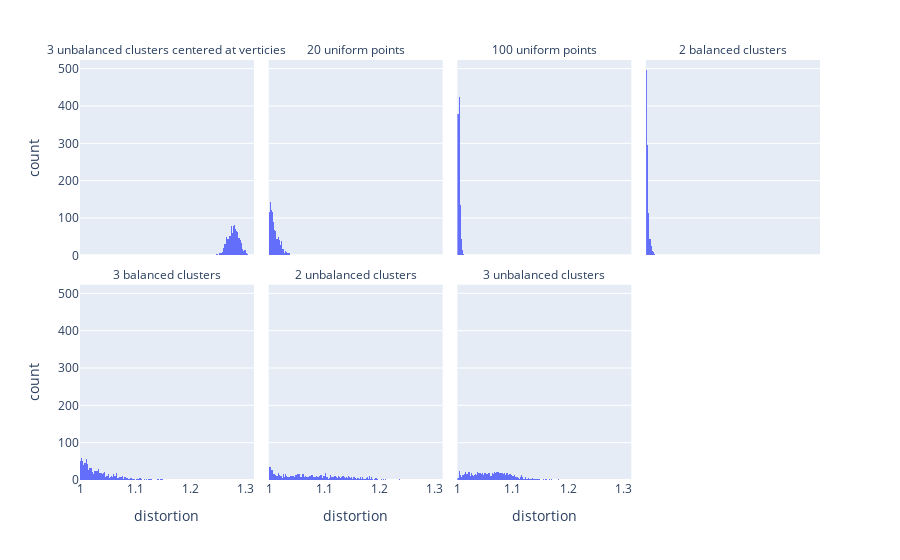

Here is the notebook cell this chart was saved with:
### Code cell
fig = px.histogram(df, x='distortion', facet_col='title', facet_col_wrap=4, nbins=200)
fig.for_each_annotation(lambda a: a.update(text=a.text.split("=")[1]))
# fig.for_each_trace(lambda t: t.update(name=t.name.split("=")[1]))

### Figure 1 — Plotly figure (JSON) as saved in the notebook; plotly's stock layout.template omitted (floating-point values rounded to 4 significant figures; data arrays with more than 128 entries replaced by an {"elided": "..."} marker saying what was removed)
{"data": [{"alignmentgroup": "True", "bingroup": "x", "hovertemplate": "title=3 unbalanced clusters centered at verticies<br>distortion=%{x}<br>count=%{y}<extra></extra>", "legendgroup": "", "marker": {"color": "#636efa"}, "name": "", "nbinsx": 200, "offsetgroup": "", "orientation": "v", "showlegend": false, "type": "histogram", "x": {"elided": "1000 float values"}, "xaxis": "x5", "yaxis": "y5"}, {"alignmentgroup": "True", "bingroup": "x", "hovertemplate": "title=20 uniform points<br>distortion=%{x}<br>count=%{y}<extra></extra>", "legendgroup": "", "marker": {"color": "#636efa"}, "name": "", "nbinsx": 200, "offsetgroup": "", "orientation": "v", "showlegend": false, "type": "histogram", "x": {"elided": "1000 float values"}, "xaxis": "x6", "yaxis": "y6"}, {"alignmentgroup": "True", "bingroup": "x", "hovertemplate": "title=100 uniform points<br>distortion=%{x}<br>count=%{y}<extra></extra>", "legendgroup": "", "marker": {"color": "#636efa"}, "name": "", "nbinsx": 200, "offsetgroup": "", "orientation": "v", "showlegend": false, "type": "histogram", "x": {"elided": "1000 float values"}, "xaxis": "x7", "yaxis": "y7"}, {"alignmentgroup": "True", "bingroup": "x", "hovertemplate": "title=2 balanced clusters<br>distortion=%{x}<br>count=%{y}<extra></extra>", "legendgroup": "", "marker": {"color": "#636efa"}, "name": "", "nbinsx": 200, "offsetgroup": "", "orientation": "v", "showlegend": false, "type": "histogram", "x": {"elided": "1000 float values"}, "xaxis": "x8", "yaxis": "y8"}, {"alignmentgroup": "True", "bingroup": "x", "hovertemplate": "title=3 balanced clusters<br>distortion=%{x}<br>count=%{y}<extra></extra>", "legendgroup": "", "marker": {"color": "#636efa"}, "name": "", "nbinsx": 200, "offsetgroup": "", "orientation": "v", "showlegend": false, "type": "histogram", "x": {"elided": "1000 float values"}, "xaxis": "x", "yaxis": "y"}, {"alignmentgroup": "True", "bingroup": "x", "hovertemplate": "title=2 unbalanced clusters<br>distortion=%{x}<br>count=%{y}<extra></extra>", "legendgroup": "", "marker": {"color": "#636efa"}, "name": "", "nbinsx": 200, "offsetgroup": "", "orientation": "v", "showlegend": false, "type": "histogram", "x": {"elided": "1000 float values"}, "xaxis": "x2", "yaxis": "y2"}, {"alignmentgroup": "True", "bingroup": "x", "hovertemplate": "title=3 unbalanced clusters<br>distortion=%{x}<br>count=%{y}<extra></extra>", "legendgroup": "", "marker": {"color": "#636efa"}, "name": "", "nbinsx": 200, "offsetgroup": "", "orientation": "v", "showlegend": false, "type": "histogram", "x": {"elided": "1000 float values"}, "xaxis": "x3", "yaxis": "y3"}], "layout": {"annotations": [{"font": {}, "showarrow": false, "text": "3 balanced clusters", "x": 0.1175, "xanchor": "center", "xref": "paper", "y": 0.465, "yanchor": "bottom", "yref": "paper"}, {"font": {}, "showarrow": false, "text": "2 unbalanced clusters", "x": 0.3725, "xanchor": "center", "xref": "paper", "y": 0.465, "yanchor": "bottom", "yref": "paper"}, {"font": {}, "showarrow": false, "text": "3 unbalanced clusters", "x": 0.6275, "xanchor": "center", "xref": "paper", "y": 0.465, "yanchor": "bottom", "yref": "paper"}, {"font": {}, "showarrow": false, "text": "3 unbalanced clusters centered at verticies", "x": 0.1175, "xanchor": "center", "xref": "paper", "y": 1.0, "yanchor": "bottom", "yref": "paper"}, {"font": {}, "showarrow": false, "text": "20 uniform points", "x": 0.3725, "xanchor": "center", "xref": "paper", "y": 1.0, "yanchor": "bottom", "yref": "paper"}, {"font": {}, "showarrow": false, "text": "100 uniform points", "x": 0.6275, "xanchor": "center", "xref": "paper", "y": 1.0, "yanchor": "bottom", "yref": "paper"}, {"font": {}, "showarrow": false, "text": "2 balanced clusters", "x": 0.8825, "xanchor": "center", "xref": "paper", "y": 1.0, "yanchor": "bottom", "yref": "paper"}], "barmode": "relative", "legend": {"tracegroupgap": 0}, "margin": {"t": 60}, "xaxis": {"anchor": "y", "domain": [0, 0.235], "title": {"text": "distortion"}}, "xaxis2": {"anchor": "y2", "domain": [0.255, 0.49], "matches": "x", "title": {"text": "distortion"}}, "xaxis3": {"anchor": "y3", "domain": [0.51, 0.745], "matches": "x", "title": {"text": "distortion"}}, "xaxis4": {"anchor": "y4", "domain": [0.765, 1.0], "matches": "x", "title": {"text": "distortion"}}, "xaxis5": {"anchor": "y5", "domain": [0, 0.235], "matches": "x", "showticklabels": false}, "xaxis6": {"anchor": "y6", "domain": [0.255, 0.49], "matches": "x", "showticklabels": false}, "xaxis7": {"anchor": "y7", "domain": [0.51, 0.745], "matches": "x", "showticklabels": false}, "xaxis8": {"anchor": "y8", "domain": [0.765, 1.0], "matches": "x", "showticklabels": false}, "yaxis": {"anchor": "x", "domain": [0, 0.465], "title": {"text": "count"}}, "yaxis2": {"anchor": "x2", "domain": [0, 0.465], "matches": "y", "showticklabels": false}, "yaxis3": {"anchor": "x3", "domain": [0, 0.465], "matches": "y", "showticklabels": false}, "yaxis4": {"anchor": "x4", "domain": [0, 0.465], "matches": "y", "showticklabels": false}, "yaxis5": {"anchor": "x5", "domain": [0.535, 1.0], "matches": "y", "title": {"text": "count"}}, "yaxis6": {"anchor": "x6", "domain": [0.535, 1.0], "matches": "y", "showticklabels": false}, "yaxis7": {"anchor": "x7", "domain": [0.535, 1.0], "matches": "y", "showticklabels": false}, "yaxis8": {"anchor": "x8", "domain": [0.535, 1.0], "matches": "y", "showticklabels": false}}}
